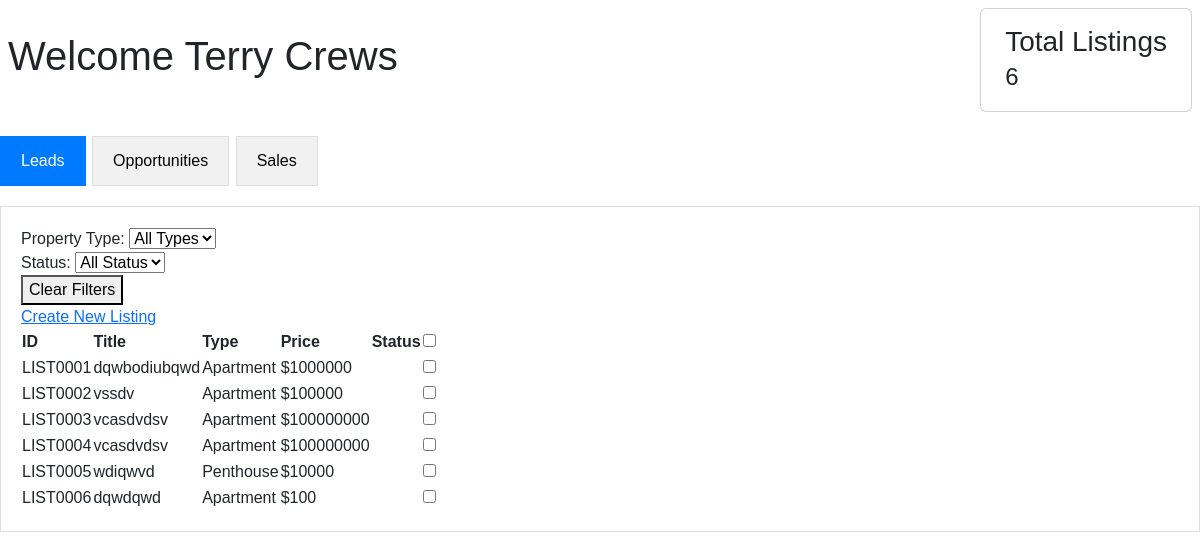
The app's page /dashboard/salesman/ (signed in), older data.
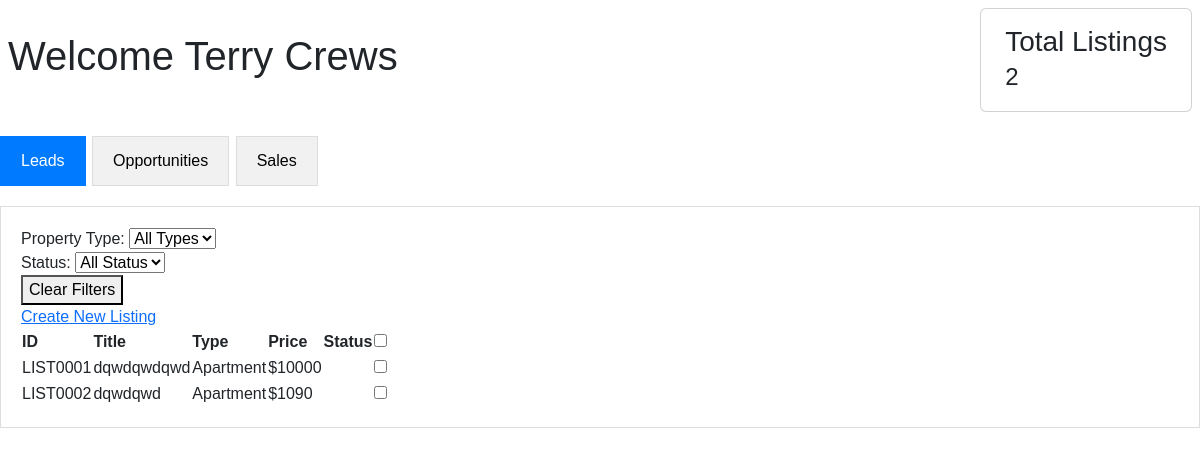
The same page, newer data.
### accounts/models.py (models this page shows, shortened)
class User(AbstractUser):
    class Role(models.TextChoices):
        CEO = "CEO", "CEO",
        MANAGER = "Manager", "Manager",
        SALESMAN = "Salesman", "Salesman"
    role = models.CharField(
        max_length=20,
        choices=Role.choices,
        default=Role.SALESMAN
    )
    branch = models.ForeignKey(
        'org.Branch',
        on_delete=models.SET_NULL,
        null=True,
        blank=True,
        related_name='users'
    )

### inventory/models.py (models this page shows, shortened)
class Listing(models.Model):
    class typeChoices(models.TextChoices):
        CONDO = "Condo", "Condo"
        VILLA = "Villa", "Villa"
        APARTMENT = "Apartment", "Apartment"
        PENTHOUSE = "Penthouse", "Penthouse"
        MANSION = "Mansion", "Mansion"
        WAREHOUSE = "Warehouse", "Warehouse"
        RETAIL_STORE = "Retail Store", "Retail Store"
        OFFICE_SPACE = "Office Space", "Office Space"
    class leadStatusChoices(models.TextChoices):
        PENDING = "Approval Pending", "Approval Pending"
        REJECTED = "Rejected", "Rejected"
        APPROVED = "Approved", "Approved"
    class oppStatusChoices(models.TextChoices):
        PROSPECTING = "Proespecting", "Prospecting"
        NEGOTIATING = "Negotiating", "Negotiating"
        PENDING = "Pending Approval", "Pending Approval"
        REJECTED = "Rejected", "Rejected"
        APPROVED = "Approved", "Approved"
    class saleStatusChoices(models.TextChoices):
        PROCESSING = "Processing", "Processing"
        CLOSED_WON = "Closed Won", "Closed Won"
        CLOSED_LOST = "Closed Lost", "Closed List"
    id = models.CharField(max_length=10, primary_key=True)
    branch  = models.ForeignKey(
        'org.Branch',
        on_delete=models.CASCADE,
        related_name='listings'
    )
    type = models.TextField(
        max_length=20,
        choices=typeChoices.choices,
        default=typeChoices.APARTMENT)
    proposed_price = models.DecimalField(max_digits=12, decimal_places=2)
    title = models.CharField(max_length=200)
    address = models.TextField()
    city = models.CharField(max_length=100)
    lead_status = models.TextField(
        max_length=30,
        choices=leadStatusChoices.choices,
        default=leadStatusChoices.PENDING
    )
    lead_approved_by = models.ForeignKey(
        'accounts.User',
        on_delete=models.SET_NULL,
        null=True,
        blank=True,
        related_name='approved_leads'
    )
    lead_approved_at = models.DateTimeField(null=True, blank=True)
    opp_status = models.TextField(
        max_length=30,
        choices=oppStatusChoices.choices,
        default=oppStatusChoices.PENDING
    )
    opp_approved_by = models.ForeignKey(
        'accounts.User',
        on_delete=models.SET_NULL,
        null=True,
        blank=True,
        related_name='approved_opportunities'
    )
    opp_approved_at = models.DateTimeField(null=True, blank=True)
    sale_status = models.TextField(
        max_length=30,
        choices=saleStatusChoices.choices,
        default=saleStatusChoices.PROCESSING
    )
    sale_closed_at = models.DateTimeField(null=True, blank=True)
    sale_price = models.DecimalField(max_digits=12, decimal_places=2, null=True, blank=True)
    created_at = models.DateTimeField(auto_now_add=True)
    updated_at = models.DateTimeField(auto_now=True)
    is_active = models.BooleanField(default=True)
    assigned_salesman = models.ForeignKey(
        'accounts.User',
        on_delete=models.SET_NULL,
        null=True,
        blank=True,
        related_name='assigned_salesmen',
        limit_choices_to={'role': 'Salesman'},
    )
    comments = models.TextField(null=True, max_length=100, blank=True)

### dashboards/views.py (the view)
# urls.py: path('salesman/', views.salesman_dashboard, name='salesman_dashboard'),
@login_required
@user_passes_test(is_salesman)
def salesman_dashboard(request):
    listings = listings_visible_to(request.user)
    return render(request, 'dashboards/salesman_dashboard.html', {'listings': listings})

### dashboards/views.py (called while the page is built)
def is_salesman(user):
    return user.groups.filter(name='Salesman').exists()

### inventory/views.py (called while the page is built)
def listings_visible_to(user):
    if user.role == 'Salesman':
        return Listing.objects.filter(
            branch=user.branch,
            assigned_salesman=user
        )
    elif user.role == 'Manager':
        return Listing.objects.filter(branch=user.branch)
    elif user.role == 'CEO':
        return Listing.objects.all()
    return Listing.objects.none()

### dashboards/templates/dashboards/salesman_dashboard.html (shortened to what this page needs)
{% extends 'dashboards/base_dashboard.html' %}
{% block content %}
{{ block.super }}
<div id="leads" class="tabcontent" style="display: block;">
    <form method="post" id="batch-form">
        <div>
            <div>
                <label>Property Type:</label>
                <select id="typeFilter">
                    <option value="">All Types</option>
                </select>
            </div>
            <div>
                <label>Status:</label>
                <select id="statusFilter">
                    <option value="">All Status</option>
                </select>
            </div>
            <div>
                <button id="clearFilters">Clear Filters</button>
            </div>
        </div>
        <div>
            <div>
                {% if perms.inventory.add_listing %}
                <div>
                    <a href="{% url 'inventory:listing_create_salesman' %}">
                        Create New Listing
                    </a>
                </div>
                {% endif %}
            </div>
        </div>
        <div>
            {% if listings %}
            <table id="salesman-listings-table">
                <thead>
                    <tr>
                        <th>ID</th>
                        <th>Title</th>
                        <th>Type</th>
                        <th>Price</th>
                        <th>Status</th>
                        <th><input type="checkbox" id="select_all" onchange="toggleSelectAll(this)"> </th>
                    </tr>
                </thead>
                <tbody>
                    {% for listing in listings %}
                    <tr>
                        <td>{{ listing.id }}</td>
                        <td>{{ listing.title }}</td>
                        <td>{{ listing.get_type_display }}</td>
                        <td>${{ listing.proposed_price|floatformat:0 }}</td>
                        <td>
                        </td>
                        <td>
                            <input type="checkbox" name="listing_ids" value="{{ listing.id }}" class="listing-checkbox">
                        </td>
                    </tr>
                    {% endfor %}
                </tbody>
            </table>
            {% else %}
            <p>No listings found.</p>
            {% endif %}
        </div>
    </form>
</div>
{% endblock %}

### dashboards/templates/dashboards/base_dashboard.html (shortened to what this page needs)
{% extends 'base.html' %}
{% block content %}
<div class="d-flex align-items-center gap-4 mb-4">
    <h1 class="flex-grow-1 mb-0 ms-2">Welcome {{ user.get_full_name }}</h1>
    <div class="card flex-shrink-1 mt-2 me-2">
        <div class="card-body py-3 px-4">
            <h3 class="card-title mb-1">Total Listings</h3>
            <h4 class="mb-1">{{ listings|length }}</h4>
        </div>
    </div>
</div>
<div class="menu">
    <button class="tablinks" onClick="switchTab(event, 'leads')">Leads</button>
    <button class="tablinks" onClick="switchTab(event, 'opportunities')">Opportunities</button>
    <button class="tablinks" onClick="switchTab(event, 'sales')">Sales</button>
</div>
{% endblock %}

### templates/base.html (shortened to what this page needs)
<!DOCTYPE html>
<html lang="en">
<head>
    <link rel="stylesheet" href="https://cdn.jsdelivr.net/npm/bootstrap@5.3.0/dist/css/bootstrap.min.css">
    <link rel="stylesheet" href="https://cdn.datatables.net/1.13.8/css/jquery.dataTables.min.css">
</head>
<body style="font-family: Arial, sans-serif;">
    {% block content %}
    {% endblock %}
</body>
</html>

### templates/base.html (style rules this page uses)
.menu { margin: 20px 0; }
.tablinks { padding: 12px 20px; border: 1px solid #ddd; background: #f1f1f1; cursor: pointer; margin-right: 2px; }
.tablinks.active { background: #007bff; color: white; border-color: #007bff; }
.tabcontent { display: none; padding: 20px; border: 1px solid #ddd; margin-top: 10px; }

Row changes from the older to the newer data that the page shows:
removed Listing: id "LIST0003", title "vcasdvdsv", type "Apartment", proposed_price "100000000"
removed Listing: id "LIST0004", title "vcasdvdsv", type "Apartment", proposed_price "100000000"
removed Listing: id "LIST0005", title "wdiqwvd", type "Penthouse", proposed_price "10000"
removed Listing: id "LIST0006", title "dqwdqwd", type "Apartment", proposed_price "100"
changed Listing "LIST0001": title "dqwbodiubqwd" → "dqwdqwdqwd"; proposed_price "1000000" → "10000"
changed Listing "LIST0002": title "vssdv" → "dqwdqwd"; proposed_price "100000" → "1090"
Text that changed along with them:
{{ listings|length }}: "6" → "2"
